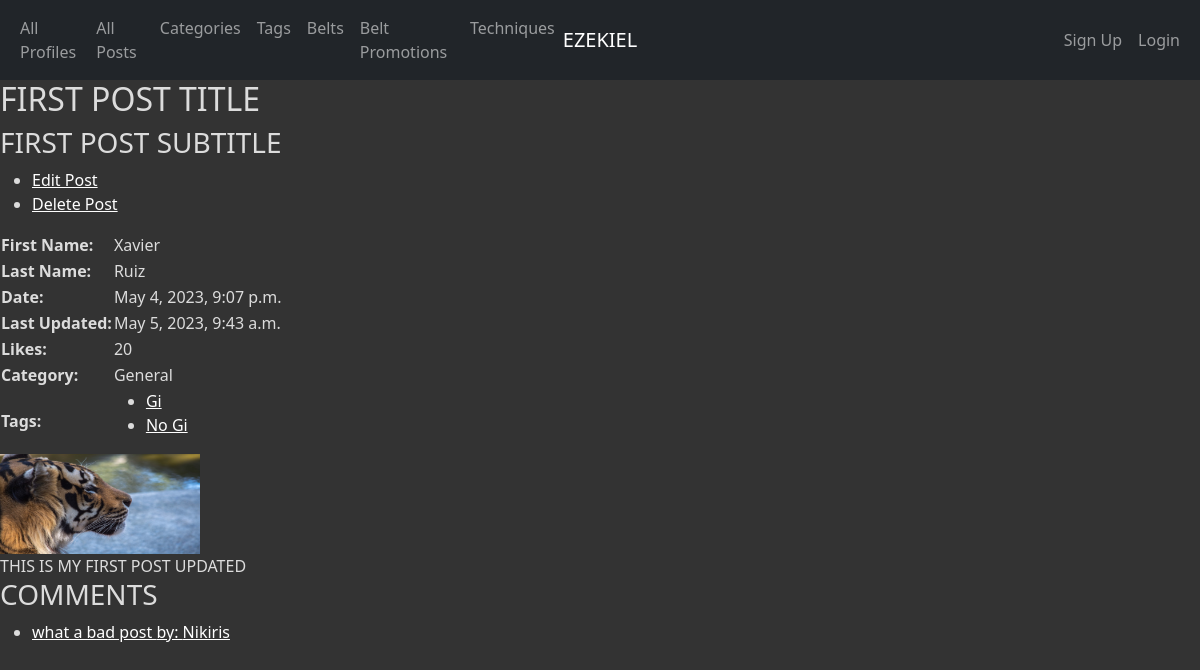
The app's page /posts/1/ with its own data.
### app_info/models.py (models this page shows, shortened)
class Post(models.Model):
    post_id = models.AutoField(primary_key=True)
    text = models.TextField()
    image = models.ImageField(default="")
    created_at = models.DateTimeField(auto_now_add=True)
    updated_at = models.DateTimeField(auto_now=True)
    likes = models.IntegerField(default=0)
    title = models.CharField(max_length=45)
    subtitle = models.CharField(max_length=45)
    profile = models.ForeignKey(Profile, related_name='posts', on_delete=models.CASCADE)
    categories = models.ForeignKey(Category, related_name='posts', on_delete=models.PROTECT)
    tags = models.ManyToManyField(Tag)
    def get_update_url(self):
        return reverse('app_info_post_update_urlpattern',
                       kwargs={'pk': self.pk}
                       )
    def get_delete_url(self):
        return reverse('app_info_post_delete_urlpattern',
                       kwargs={'pk': self.pk}
                       )
    class Meta:
        ordering = ['title']

class Profile(AbstractUser):
    profile_id = models.AutoField(primary_key=True)
    first_name = models.CharField(max_length=45)
    last_name = models.CharField(max_length=45)
    join_date = models.DateTimeField(default=timezone.now)
    profile_picture = models.ImageField(default="")
    banner_picture = models.ImageField(default="")
    belt = models.ForeignKey(Belt, related_name='profiles', on_delete=models.PROTECT)
    class Meta:
        ordering = ['first_name']

class Category(models.Model):
    category_id = models.AutoField(primary_key=True)
    name = models.CharField(max_length=45)
    def __str__(self):
        return '%s' % (self.name)
    class Meta:
        ordering = ['name']

class Tag(models.Model):
    tag_id = models.AutoField(primary_key=True)
    name = models.CharField(max_length=45)
    def get_absolute_url(self):
        return reverse('app_info_tag_detail_urlpattern',
                       kwargs={'pk': self.pk}
                       )
    class Meta:
        ordering = ['name']

class Comment(models.Model):
    comment_id = models.AutoField(primary_key=True)
    text = models.TextField(default='')
    profile = models.ForeignKey(Profile, related_name='comments', on_delete=models.CASCADE)
    post = models.ForeignKey(Post, related_name='comments', on_delete=models.CASCADE)
    likes = models.IntegerField(default=0)
    class Meta:
        ordering = ['text']

### app_info/views.py (the view, shortened to what this page needs)
class PostDetail(FormMixin, DetailView):
    model = Post
    form_class = CommentForm
    def get_context_data(self, **kwargs):
        context = super(DetailView, self).get_context_data(**kwargs)
        post = self.get_object()
        text = post.text
        image = post.image
        created_at = post.created_at
        updated_at = post.updated_at
        likes = post.likes
        title = post.title
        subtitle = post.subtitle
        profile = post.profile
        categories = post.categories
        tags = post.tags.all()
        comments = post.comments.all()
        context['form'] = self.get_form()
        context['text'] = text
        context['image'] = image
        context['created_at'] = created_at
        context['updated_at'] = updated_at
        context['likes'] = likes
        context['title'] = title
        context['subtitle'] = subtitle
        context['profile'] = profile
        context['categories'] = categories
        context['tags'] = tags
        context['comments'] = comments
        return context

### app_info/templates/app_info/post_detail.html (shortened to what this page needs)
{% extends 'app_info/base.html' %}
{% block content %}
    <section class="page-content">
    <h2>{{ post.title }}</h2>
    <h3>{{ post.subtitle }}</h3>
    <ul class="inline">
        <li>
          <a
              href="{{ post.get_update_url }}"
              class="button button-primary">
            Edit Post</a></li>
        <li>
          <a
              href="{{ post.get_delete_url }}"
              class="button button-primary">
            Delete Post</a></li>
    </ul>
    <section>
        <table>
            <tr>
                <th>First Name:</th>
                <td>{{ post.profile.first_name }}</td>
            </tr>
            <tr>
                <th>Last Name:</th>
                <td>{{ post.profile.last_name }}</td>
            </tr>
            <tr>
                <th>Date:</th>
                <td>{{ post.created_at }}</td>
            </tr>
            <tr>
                <th>Last Updated:</th>
                <td>{{ post.updated_at }}</td>
            </tr>
            <tr>
                <th>Likes:</th>
                <td>{{ post.likes }}</td>
            </tr>
            <tr>
                <th>Category:</th>
                <td>{{ post.categories }}</td>
            </tr>
            <tr>
                <th>Tags:</th>
                <td>
                    <ul>
                        {% for tag in tags %}
                        <li>
                            <a href="{{ tag.get_absolute_url }}">{{ tag.name }}</a>
                        </li>
                        {% empty %}
                        <li><em>There are no tags for this post</em></li>
                        {% endfor %}
                    </ul>
                </td>
            </tr>
        </table>
    </section>
    <section>
        <img src="{{ post.image.url }}" class="img-responsive" style="width: 200px; height: 100px;" />
    </section>
    <section>
        <div>{{ post.text }}</div>
    </section>
    <section>
        <h3>COMMENTS</h3>
            <ul>
            {% for comment in comments %}
            <li>
                <a href="">{{ comment.text }} by: {{ comment.profile.username }}</a>
            </li>
            {% empty %}
            <li><em>There are no comments for this post</em></li>
            {% endfor %}
        </ul>
    </section>
    </section>
{% endblock %}

### static/app_info/cover.css (style rules this page uses)
a, a:focus, a:hover { color: #fff; }
html, body { height: 100%; background-color: #333; }
div, h2, h3, em, li, span, label, td, th, p { color: gainsboro; }
.page-content { display: -ms-flexbox; display: -webkit-box; display: flex; flex-direction: column; }

### records on screen
Post: title "FIRST POST TITLE", subtitle "FIRST POST SUBTITLE", profile.first_name "Xavier", profile.last_name "Ruiz", created_at "May 4, 2023, 9:07 p.m.", updated_at "May 5, 2023, 9:43 a.m.", likes "20", categories "General", image (picture), text "THIS IS MY FIRST POST UPDATED"
Tag: name "Gi"
Tag: name "No Gi"
Comment: text "what a bad post", profile.username "Nikiris"
